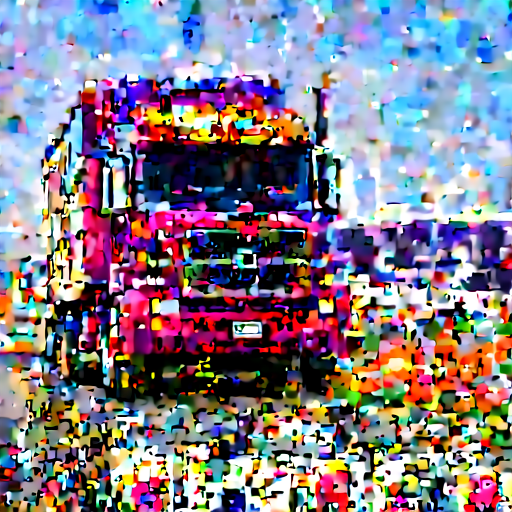
#> input picture temporary/img_000.png, 512 x 512 px, found by its file name
$ python fix.py
#> lines starting #> are read from the running program, lines starting #| are printed output that depends on the picture
#!/usr/bin/env python3
# -*- coding: utf-8 -*-
"""
make_grid_2x2_no_crop.py

把 4 张图片按 2 列 x 2 排紧密拼接到一页 PDF，优先不裁剪、不拉伸：
- 若 4 张图尺寸相同（如 512x512），MODE="auto" 会直接按原像素拼接（无缩放/裁剪/留白）。
- 否则可以选择 "cover"（裁剪填满）、"stretch"（拉伸到单元格）、"contain-pad"（等比缩放并填充背景）。

修改 IMAGE_PATHS 列表和 MODE 后运行。
依赖: pip install pillow
"""

from pathlib import Path
from PIL import Image, ImageOps
import sys

# ----------------- 在这里直接编辑你的 4 张图片路径 -----------------
IMAGE_PATHS = [
    "/mnt/data6t/yyz/flow_grpo/flow_base/outputs/ablation/wo_OP_RR/imgs/a_photo_of_a_bowl_seed1111_g5.0_s30/img_000.png",
    "/mnt/data6t/yyz/flow_grpo/flow_base/outputs/ablation/wo_OP_RR/imgs/a_photo_of_a_bowl_seed1111_g5.0_s30/img_004.png",
    "/mnt/data6t/yyz/flow_grpo/flow_base/outputs/ablation/wo_OP_RR/imgs/a_photo_of_a_bowl_seed1111_g5.0_s30/img_005.png",
    "/mnt/data6t/yyz/flow_grpo/flow_base/outputs/ablation/wo_OP_RR/imgs/a_photo_of_a_bowl_seed3333_g5.0_s30/img_000.png",
]
# -----------------------------------------------------------------
# /mnt/data6t/yyz/flow_grpo/flow_base/outputs/dpp_dining_table/imgs/a_dining_table_seed1111_g3.0_s30/01.png
# /mnt/data6t/yyz/flow_grpo/flow_base/outputs/dpp_dining_table/imgs/a_dining_table_seed1111_g3.0_s30/08.png
OUT_PDF = "results/ablation/wo_op_RR.pdf"

# MODE: "auto" / "cover" / "stretch" / "contain-pad"
MODE = "auto"
BG_COLOR = (255, 255, 255)

# Grid
COLS = 2
ROWS = 2
DPI = 300
A4_MM = (210, 297)
A4_PAGE_W = int(A4_MM[0] / 25.4 * DPI)
A4_PAGE_H = int(A4_MM[1] / 25.4 * DPI)


def load_images(paths):
    imgs = []
    sizes = []
    for p in paths:
        p = Path(p)
        if not p.exists():
            raise FileNotFoundError(f"图片不存在: {p}")
        im = Image.open(p)
#> im is the input picture: PIL image 512x512 RGB; mean R, G, B 132.6, 124.5, 138.4
        if im.mode != "RGB":
            im = im.convert("RGB")
        imgs.append(im)
        sizes.append(im.size)
    return imgs, sizes


def all_sizes_equal(sizes):
    return all(s == sizes[0] for s in sizes)


def make_2x2_tiled_pdf(image_paths, out_pdf, mode="auto", dpi=DPI, bg=(255, 255, 255)):
    imgs, sizes = load_images(image_paths)

    # 补足或截取到 4 张
    if len(imgs) < 4:
        while len(imgs) < 4:
            imgs.append(Image.new("RGB", (100, 100), bg))
            sizes.append((100, 100))
    elif len(imgs) > 4:
        imgs = imgs[:4]
        sizes = sizes[:4]

    # 若尺寸一致且 mode 是 auto -> 原像素拼接
    if mode == "auto" and all_sizes_equal(sizes):
        single_w, single_h = sizes[0]
        page_w = single_w * COLS
        page_h = single_h * ROWS
        page = Image.new("RGB", (page_w, page_h), bg)
        for idx, im in enumerate(imgs):
            r = idx // COLS
            c = idx % COLS
            x0 = c * single_w
            y0 = r * single_h
            page.paste(im, (x0, y0))
        out_pdf = Path(out_pdf)
        out_pdf.parent.mkdir(parents=True, exist_ok=True)
        page.save(out_pdf, "PDF", resolution=dpi)
        print(
            f"[OK] Saved exact-pixel tiled PDF: {out_pdf} (page {page_w}x{page_h} px)")
        return

    # 否则按 A4 页来分配单元格
    cell_w = A4_PAGE_W // COLS
    cell_h = A4_PAGE_H // ROWS
    page_w, page_h = A4_PAGE_W, A4_PAGE_H

    processed = []
    for im in imgs:
        if mode == "stretch":
            proc = im.resize((cell_w, cell_h), Image.LANCZOS)
        elif mode == "contain-pad":
            iw, ih = im.size
            scale = min(cell_w / iw, cell_h / ih)
            new_w = max(1, int(iw * scale))
            new_h = max(1, int(ih * scale))
            resized = im.resize((new_w, new_h), Image.LANCZOS)
            canvas = Image.new("RGB", (cell_w, cell_h), bg)
            left = (cell_w - new_w) // 2
            top = (cell_h - new_h) // 2
            canvas.paste(resized, (left, top))
            proc = canvas
        else:
            proc = ImageOps.fit(im, (cell_w, cell_h),
                                method=Image.LANCZOS, centering=(0.5, 0.5))
        processed.append(proc)
#> this loop made 4 passes
#> pass 1, in make_2x2_tiled_pdf, `proc = ImageOps.fit(im, (cell_w, cell_h), method=Image.LANCZOS, center..`:
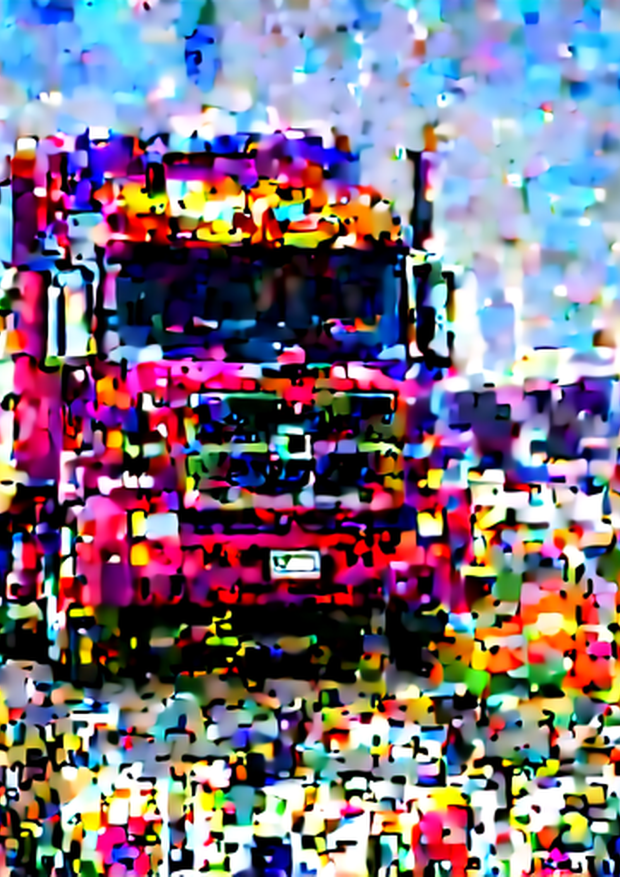
#> proc: PIL image 1240x1753 RGB (shown at 1/2 size); mean R, G, B 126, 112.5, 128.8
#> pass 2, in make_2x2_tiled_pdf, `proc = ImageOps.fit(im, (cell_w, cell_h), method=Image.LANCZOS, center..`:
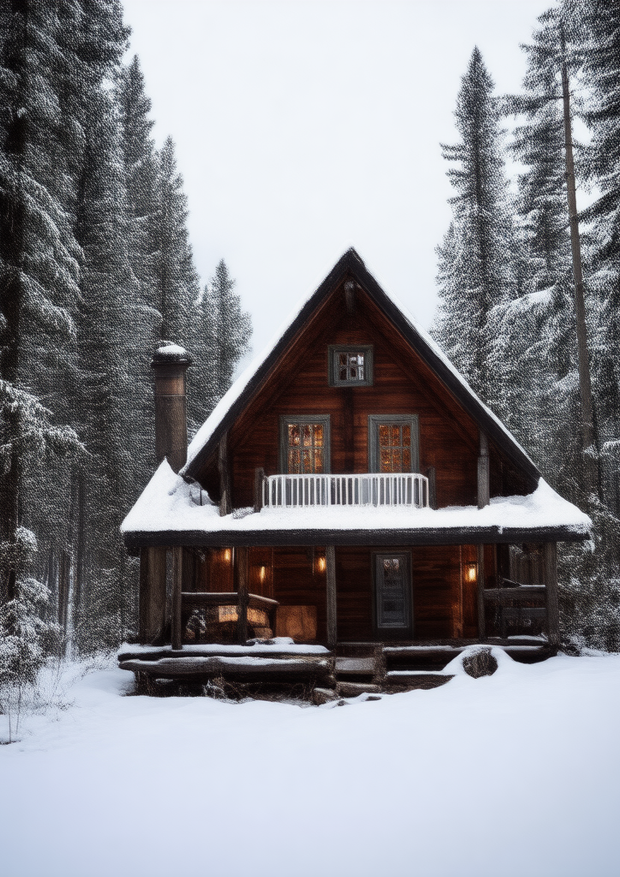
#> proc: PIL image 1240x1753 RGB (shown at 1/2 size); mean R, G, B 138.9, 139.1, 144.8
#> pass 3, in make_2x2_tiled_pdf, `proc = ImageOps.fit(im, (cell_w, cell_h), method=Image.LANCZOS, center..`:
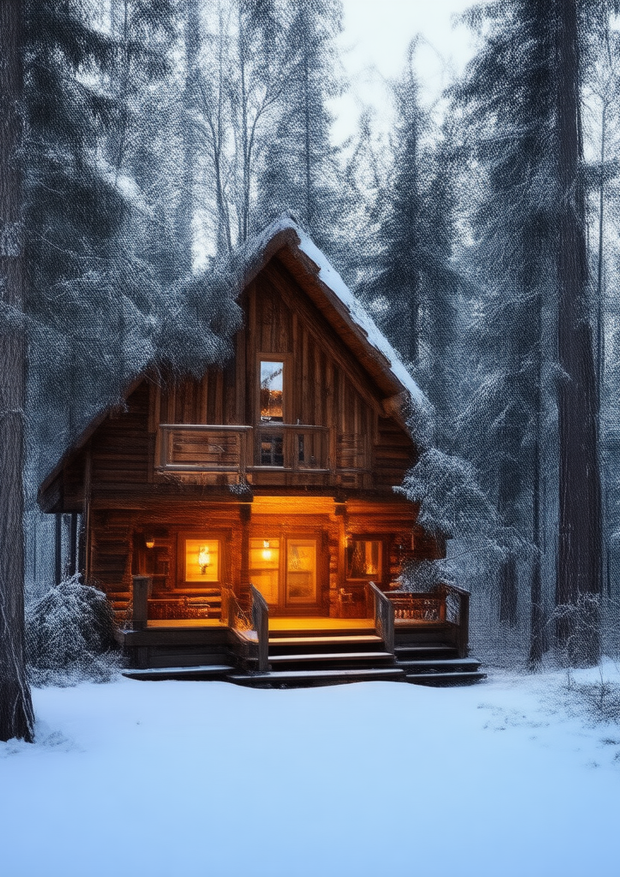
#> proc: PIL image 1240x1753 RGB (shown at 1/2 size); mean R, G, B 106, 113.9, 128.2

    page = Image.new("RGB", (page_w, page_h), bg)
#> page: PIL image 2480x3507 RGB; every value is 255
    for idx, im in enumerate(processed[:4]):
        r = idx // COLS
        c = idx % COLS
        x0 = c * cell_w
        y0 = r * cell_h
        page.paste(im, (x0, y0))
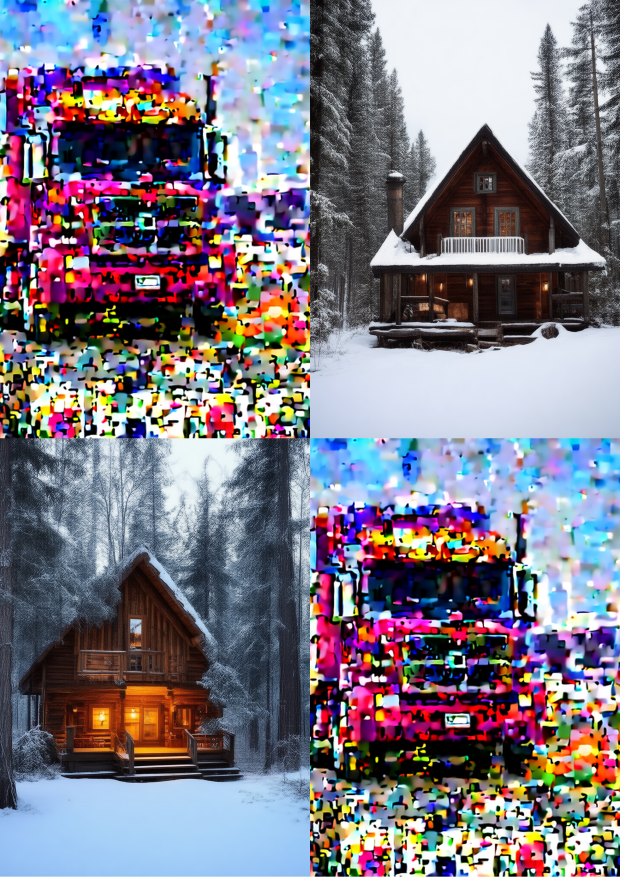
#> page: PIL image 2480x3507 RGB (shown at 1/4 size); mean R, G, B 124.3, 119.5, 132.7

    out_pdf = Path(out_pdf)
    out_pdf.parent.mkdir(parents=True, exist_ok=True)
    page.save(out_pdf, "PDF", resolution=dpi)
    print(
        f"[OK] Saved tiled PDF: {out_pdf} (page {page_w}x{page_h} px, mode={mode})")


if __name__ == "__main__":
    if not isinstance(IMAGE_PATHS, (list, tuple)):
        print("请将 IMAGE_PATHS 设为包含图片路径的列表。")
        sys.exit(2)

    if len(IMAGE_PATHS) < 4:
        print(
            f"WARNING: IMAGE_PATHS 长度为 {len(IMAGE_PATHS)} (<4)。脚本会用占位图补足到 4 张。")
    elif len(IMAGE_PATHS) > 4:
        print(f"WARNING: IMAGE_PATHS 长度为 {len(IMAGE_PATHS)} (>4)。脚本将只使用前 4 张。")

    try:
        make_2x2_tiled_pdf(IMAGE_PATHS, OUT_PDF,
                           mode=MODE, dpi=DPI, bg=BG_COLOR)
    except Exception as e:
        print("错误：", e)
        raise

# [154 lines of commented-out code are left out]
